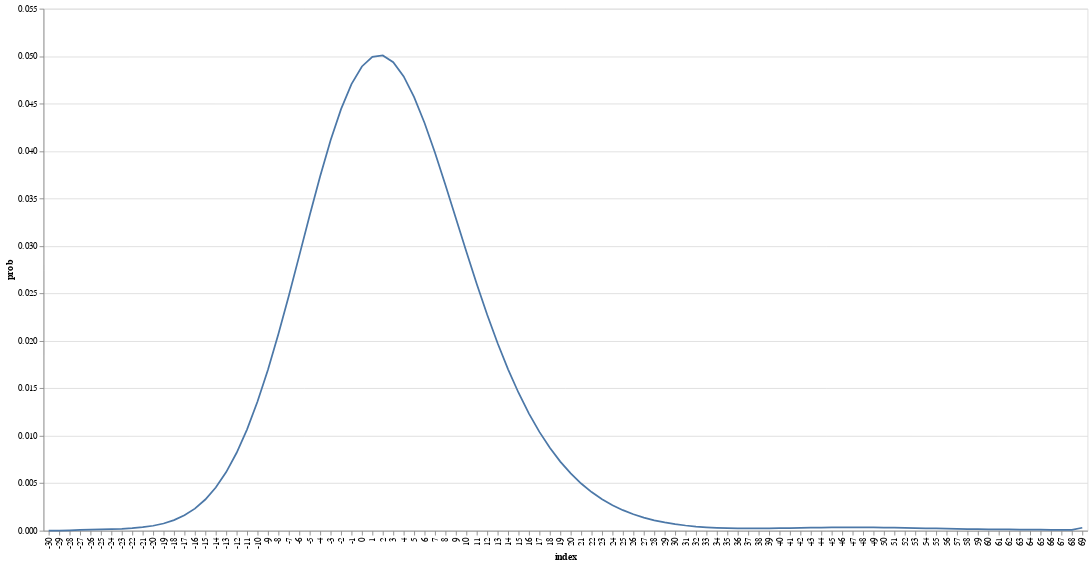

Source (notebook cell):
### Code cell
v = vecs[-1]
df = pd.DataFrame(v, columns=['prob']).reset_index()
df['index'] = df['index'] + state_space.values[0]
alt.Chart(df).mark_line().encode(
    alt.X('index:O'),
    alt.Y('prob:Q')
).properties(
    width = 1200,
    height = 600
)

### Figure 1 — Vega-Lite specification as saved in the notebook (floating-point values rounded to 4 significant figures)
{"config": {"view": {"continuousWidth": 400, "continuousHeight": 300}}, "data": {"name": "data-620fd74d1c277e1387b2213e0df08885"}, "mark": "line", "encoding": {"x": {"type": "ordinal", "field": "index"}, "y": {"type": "quantitative", "field": "prob"}}, "height": 600, "width": 1200, "$schema": "https://vega.github.io/schema/vega-lite/v4.8.1.json", "datasets": {"data-620fd74d1c277e1387b2213e0df08885": [{"index": -30.0, "prob": 3.149e-06}, {"index": -29.0, "prob": 1.298e-05}, {"index": -28.0, "prob": 3.899e-05}, {"index": -27.0, "prob": 7.927e-05}, {"index": -26.0, "prob": 0.0001158}, {"index": -25.0, "prob": 0.0001402}, {"index": -24.0, "prob": 0.0001652}, {"index": -23.0, "prob": 0.0002026}, {"index": -22.0, "prob": 0.0002645}, {"index": -21.0, "prob": 0.0003653}, {"index": -20.0, "prob": 0.0005223}, {"index": -19.0, "prob": 0.0007609}, {"index": -18.0, "prob": 0.001113}, {"index": -17.0, "prob": 0.00162}, {"index": -16.0, "prob": 0.002326}, {"index": -15.0, "prob": 0.003285}, {"index": -14.0, "prob": 0.00455}, {"index": -13.0, "prob": 0.006177}, {"index": -12.0, "prob": 0.008211}, {"index": -11.0, "prob": 0.01068}, {"index": -10.0, "prob": 0.01361}, {"index": -9.0, "prob": 0.01697}, {"index": -8.0, "prob": 0.02071}, {"index": -7.0, "prob": 0.02476}, {"index": -6.0, "prob": 0.02898}, {"index": -5.0, "prob": 0.03324}, {"index": -4.0, "prob": 0.03735}, {"index": -3.0, "prob": 0.04113}, {"index": -2.0, "prob": 0.04442}, {"index": -1.0, "prob": 0.04705}, {"index": 0.0, "prob": 0.04892}, {"index": 1.0, "prob": 0.04993}, {"index": 2.0, "prob": 0.05007}, {"index": 3.0, "prob": 0.04936}, {"index": 4.0, "prob": 0.04786}, {"index": 5.0, "prob": 0.04569}, {"index": 6.0, "prob": 0.04296}, {"index": 7.0, "prob": 0.03983}, {"index": 8.0, "prob": 0.03643}, {"index": 9.0, "prob": 0.03292}, {"index": 10.0, "prob": 0.02941}, {"index": 11.0, "prob": 0.02599}, {"index": 12.0, "prob": 0.02276}, {"index": 13.0, "prob": 0.01975}, {"index": 14.0, "prob": 0.01701}, {"index": 15.0, "prob": 0.01454}, {"index": 16.0, "prob": 0.01234}, {"index": 17.0, "prob": 0.01041}, {"index": 18.0, "prob": 0.008731}, {"index": 19.0, "prob": 0.007279}, {"index": 20.0, "prob": 0.006033}, {"index": 21.0, "prob": 0.004971}, {"index": 22.0, "prob": 0.004072}, {"index": 23.0, "prob": 0.003316}, {"index": 24.0, "prob": 0.002685}, {"index": 25.0, "prob": 0.002162}, {"index": 26.0, "prob": 0.001731}, {"index": 27.0, "prob": 0.00138}, {"index": 28.0, "prob": 0.001096}, {"index": 29.0, "prob": 0.0008683}, {"index": 30.0, "prob": 0.0006885}, {"index": 31.0, "prob": 0.0005484}, {"index": 32.0, "prob": 0.0004415}, {"index": 33.0, "prob": 0.0003622}, {"index": 34.0, "prob": 0.0003058}, {"index": 35.0, "prob": 0.0002685}, {"index": 36.0, "prob": 0.000247}, {"index": 37.0, "prob": 0.0002383}, {"index": 38.0, "prob": 0.0002398}, {"index": 39.0, "prob": 0.0002492}, {"index": 40.0, "prob": 0.000264}, {"index": 41.0, "prob": 0.0002822}, {"index": 42.0, "prob": 0.0003015}, {"index": 43.0, "prob": 0.0003201}, {"index": 44.0, "prob": 0.0003364}, {"index": 45.0, "prob": 0.0003488}, {"index": 46.0, "prob": 0.0003565}, {"index": 47.0, "prob": 0.0003589}, {"index": 48.0, "prob": 0.0003559}, {"index": 49.0, "prob": 0.0003477}, {"index": 50.0, "prob": 0.000335}, {"index": 51.0, "prob": 0.0003184}, {"index": 52.0, "prob": 0.0002992}, {"index": 53.0, "prob": 0.0002782}, {"index": 54.0, "prob": 0.0002565}, {"index": 55.0, "prob": 0.0002349}, {"index": 56.0, "prob": 0.0002143}, {"index": 57.0, "prob": 0.0001951}, {"index": 58.0, "prob": 0.0001778}, {"index": 59.0, "prob": 0.0001624}, {"index": 60.0, "prob": 0.0001491}, {"index": 61.0, "prob": 0.0001378}, {"index": 62.0, "prob": 0.0001281}, {"index": 63.0, "prob": 0.0001197}, {"index": 64.0, "prob": 0.000112}, {"index": 65.0, "prob": 0.0001042}, {"index": 66.0, "prob": 9.585e-05}, {"index": 67.0, "prob": 8.714e-05}, {"index": 68.0, "prob": 8.416e-05}, {"index": 69.0, "prob": 0.00031}]}}
